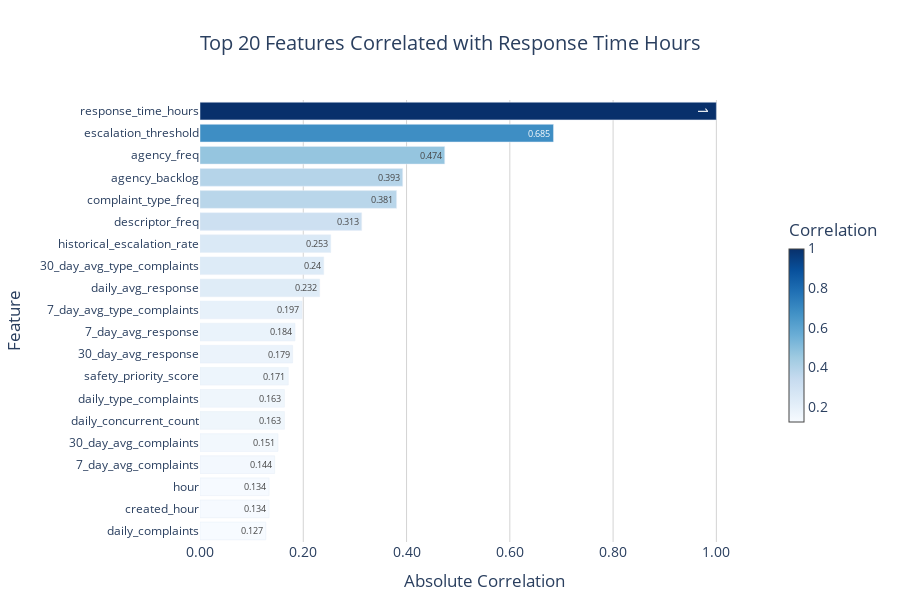

This figure's notebook cell:
### Code cell
import plotly.graph_objects as go
import polars as pl

# Convert top_corrs to Pandas for Plotly compatibility
top_corrs_pandas = top_corrs.to_pandas()

# Create a color scale based on correlation values
# Normalize correlations to map to a color gradient (0 to 1)
min_corr = top_corrs_pandas['correlation'].min()
max_corr = top_corrs_pandas['correlation'].max()
colors = [
    f'rgb({int(50 + (corr - min_corr) / (max_corr - min_corr) * 205)}, 100, 150)'
    for corr in top_corrs_pandas['correlation']
]

# Create the horizontal bar chart
fig = go.Figure()

fig.add_trace(
    go.Bar(
        x=top_corrs_pandas['correlation'],
        y=top_corrs_pandas['feature'],
        orientation='h',
        marker=dict(
            color=top_corrs_pandas['correlation'],
            colorscale='Blues',  # Use a blue gradient
            showscale=True,  # Show color scale on the side
            colorbar=dict(
                title="Correlation",
                thickness=15,
                len=0.5,
                yanchor="middle",
                y=0.5
            )
        ),
        text=top_corrs_pandas['correlation'].round(3),  # Display rounded correlation on bars
        textposition='auto',  # Automatically position text on bars
        hovertemplate='<b>%{y}</b><br>Correlation: %{x:.3f}<extra></extra>'  # Custom hover info
    )
)

# Update layout for better aesthetics
fig.update_layout(
    title=dict(
        text="Top 20 Features Correlated with Response Time Hours",
        x=0.5,  # Center the title
        xanchor='center',
        font=dict(size=20)
    ),
    xaxis=dict(
        title="Absolute Correlation",
        range=[0, 1.1 * top_corrs_pandas['correlation'].max()],  # Add padding to x-axis
        tickformat=".2f"
    ),
    yaxis=dict(
        title="Feature",
        autorange="reversed",  # Ensure highest correlation is at the top
        tickfont=dict(size=12)
    ),
    height=600,  # Adjust height for 20 bars
    width=900,
    margin=dict(l=200, r=50, t=100, b=50),  # Adjust margins for better spacing
    plot_bgcolor='white',
    paper_bgcolor='white',
    font=dict(size=14),
    showlegend=False
)

# Add gridlines for better readability
fig.update_xaxes(showgrid=True, gridcolor='lightgray')
fig.update_yaxes(showgrid=False)

# Show the plot
fig.show()

### Figure 1 — Plotly figure (JSON) as saved in the notebook; plotly's stock layout.template omitted (floating-point values rounded to 4 significant figures)
{"data": [{"hovertemplate": "<b>%{y}</b><br>Correlation: %{x:.3f}<extra></extra>", "marker": {"color": [1.0, 0.6846, 0.474, 0.3925, 0.3807, 0.3131, 0.2532, 0.2396, 0.2318, 0.1975, 0.184, 0.1794, 0.171, 0.1635, 0.1635, 0.151, 0.1445, 0.1338, 0.1338, 0.1273], "colorbar": {"len": 0.5, "thickness": 15, "title": {"text": "Correlation"}, "y": 0.5, "yanchor": "middle"}, "colorscale": [[0, "rgb(247,251,255)"], [0.125, "rgb(222,235,247)"], [0.25, "rgb(198,219,239)"], [0.375, "rgb(158,202,225)"], [0.5, "rgb(107,174,214)"], [0.625, "rgb(66,146,198)"], [0.75, "rgb(33,113,181)"], [0.875, "rgb(8,81,156)"], [1, "rgb(8,48,107)"]], "showscale": true}, "orientation": "h", "text": [1.0, 0.685, 0.474, 0.393, 0.381, 0.313, 0.253, 0.24, 0.232, 0.197, 0.184, 0.179, 0.171, 0.163, 0.163, 0.151, 0.144, 0.134, 0.134, 0.127], "textposition": "auto", "type": "bar", "x": [1.0, 0.6846, 0.474, 0.3925, 0.3807, 0.3131, 0.2532, 0.2396, 0.2318, 0.1975, 0.184, 0.1794, 0.171, 0.1635, 0.1635, 0.151, 0.1445, 0.1338, 0.1338, 0.1273], "y": ["response_time_hours", "escalation_threshold", "agency_freq", "agency_backlog", "complaint_type_freq", "descriptor_freq", "historical_escalation_rate", "30_day_avg_type_complaints", "daily_avg_response", "7_day_avg_type_complaints", "7_day_avg_response", "30_day_avg_response", "safety_priority_score", "daily_type_complaints", "daily_concurrent_count", "30_day_avg_complaints", "7_day_avg_complaints", "hour", "created_hour", "daily_complaints"]}], "layout": {"font": {"size": 14}, "height": 600, "margin": {"b": 50, "l": 200, "r": 50, "t": 100}, "paper_bgcolor": "white", "plot_bgcolor": "white", "showlegend": false, "title": {"font": {"size": 20}, "text": "Top 20 Features Correlated with Response Time Hours", "x": 0.5, "xanchor": "center"}, "width": 900, "xaxis": {"gridcolor": "lightgray", "range": [0, 1.1], "showgrid": true, "tickformat": ".2f", "title": {"text": "Absolute Correlation"}}, "yaxis": {"autorange": "reversed", "showgrid": false, "tickfont": {"size": 12}, "title": {"text": "Feature"}}}}
